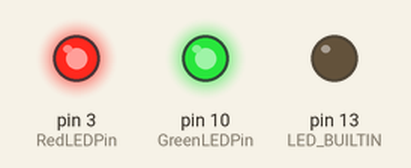
Recording of a sketch running on a simulated Arduino Uno, built with avr-gcc and run on an emulated ATmega328P. Parts: output pins drawn as LEDs (lit = HIGH). Random numbers use the default seed unless the sketch sets one; pins used as bus, display or sensor lines are not drawn; what the sketch prints to the serial monitor is not drawn.

Above: at 0.1 s.
At 1.6 s:
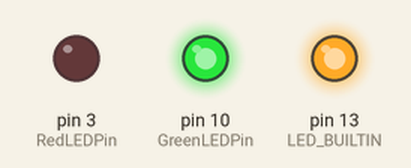
At 6.0 s:
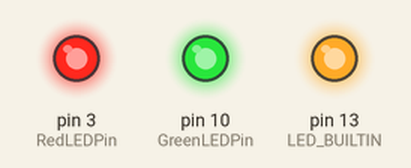
At 30.8 s:
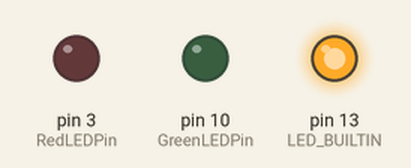
Timing chart, 0 to 40.0 s (numbered marks = the images above):
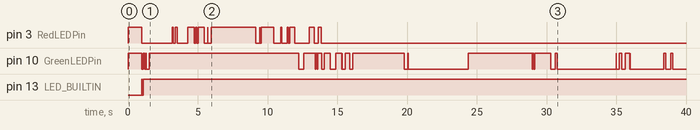

Measured:
- by itself, pin 13 (LED_BUILTIN): LOW → HIGH at 1.0 s, → LOW 0.03 s later, → HIGH 0.04 s later

The sketch:

PulseGenerator.ino
```cpp
#ifdef TEENSYDUINO
  #include <Entropy.h>
#endif

//Trivial Average Monte Carlo Randomizer for FCS on Teensy → 1D Simulator

/*
1. Every ms → one move → OSegment is checked for molecule → Returns Boolean
2. One interval of measurement is 100ms
3. Probality of 0.1 to be inside the Observation Segment (Veff)
*/

//Macrodefinations ----------------------------
#define OneD_PULSE_SERIALOUT 1     //Flag to Set/Unset TTL Serial Output
////////////////////////////////////////////////


//Board Controls -------------------------------
unsigned int pulseDuration = 5;       // In Microseconds ~ms
unsigned int MeasureInterval = 1000;  //In Microseconds → 1us

//Pins
const int TTLPin = 9;
const int RedLEDPin = 3;
const int GreenLEDPin = 10;
//////////////////////////////////////////////////

// Configuration Variables -------------------------
const int TotalSegment = 100;   //Total Length of the Line Segment
const int OBSegment = 10;        //Observation Segment Length
const int Walkers_No = 5;     //Number of Walkers/Molecules
const int StepSize = 1;         //Step Size for movement
///////////////////////////////////////////////////

// GlobalVariables --------------------------------
const int MaxWalkerIndex = Walkers_No - 1;
int Pos[Walkers_No];                          //Stores the walker's positions
bool InSegment[Walkers_No];                   //Stores if the variable is in observation segment
uint32_t measureIndex = 0;                //Index for 1 measurement Interval
unsigned int InSegmentParticles = 0;          //Keeps track of number of particles in Observation Segment
/////////////////////////////////////////////////////

//Loop Timing Variables//////////
uint32_t startMeasurementTime = 0;
uint32_t endMeasurementTime = 0;
uint32_t elapsedMeasurementTime = 0;

uint32_t startAveragingTime = 0;
uint32_t endAveragingTime = 0;
uint32_t elapsedAveragingTime = 0;
////////////////////////////////

//1
void setup() {

  //1.1
  //Set PinModes
  pinMode(TTLPin, OUTPUT);
  pinMode(RedLEDPin, OUTPUT);
  pinMode(GreenLEDPin, OUTPUT);
  pinMode(LED_BUILTIN, OUTPUT);

  //1.2
  //Test Code/////////////////
  digitalWrite(RedLEDPin, HIGH);
  digitalWrite(GreenLEDPin, HIGH);
  delay(1000);
  digitalWrite(RedLEDPin, LOW);
  digitalWrite(GreenLEDPin, LOW);
  //Serial.println("Serial Port Test");
  ////////////////////////

  //1.3
  //Initialize and seed random lib ---------------
  #ifdef TEENSYDUINO
    Entropy.Initialize();
    uint32_t seed_value = Entropy.random();
  #else
    uint32_t seed_value = analogRead(0);
  #endif

  //Seed Arduino PRNG library
  randomSeed(seed_value);
  ////////////////////////////////////////////////

  //Serial Initilization for Arduino
  #ifndef TEENSYDUINO
    Serial.begin(9600);
  #endif

  //1.4
  //Walker Position Initialization → Random
  for(int i = 0; i < Walkers_No; i++)
  {
    Pos[i] = random(0, TotalSegment);
    InSegment[i] = Pos[i] < OBSegment;
    //Serial.println(Pos[i]);
  }

  //1.5
  //InSegmentParticles Initalization → Simple Accumulate
  for(int i = 0; i < Walkers_No; i++)
  {
    InSegmentParticles += InSegment[i];
  }

  //1.6
  //Measure Init Timeperiod
  //lastMeasurementTime = micros();
  //lastAverageTime = millis();

  //----END

  //ArrayPrint(Pos, Walkers_No);

} //End of setup()


//2
void loop()
{
      //One measurement every millisecond
      startAveragingTime  = millis();
      elapsedMeasurementTime = 0;

        //Run Indicator LED
        digitalWrite(LED_BUILTIN, HIGH);

        startMeasurementTime = micros();
        //Move ------------------------------------------------------------
        //Select Random PID
        int partid = random(0, MaxWalkerIndex);

        //Move
        int sign = random(0, 2);
        sign += (!sign)*-1;
        Pos[partid] += sign*StepSize;

        //Periodic Boundary Condition
        Pos[partid] += (Pos[partid] >= TotalSegment)*(-TotalSegment) + (Pos[partid] < 0)*(TotalSegment);

        //Check If the Particle is within Observation Volume

        //A
        //Particle has entered the observation Volume
        if(Pos[partid] < OBSegment && !InSegment[partid])
        {
          InSegment[partid] = true;
          InSegmentParticles++;
        }

         //B
         //Particle has left the observation Volume
         if(Pos[partid] >= OBSegment && InSegment[partid])
         {
            InSegmentParticles--;
            InSegment[partid] = false;
         }

         //Move is complete ----------------------------------------------


         //Generate TTL Pulse ----------------------------------------------

         //Bring Down the OUT State to 0
         Serial.println(0);
         Serial.flush();

         if(InSegmentParticles > 0)
         {
           digitalWrite(TTLPin, HIGH);
           delayMicroseconds(pulseDuration);
           digitalWrite(TTLPin, LOW);

           #if OneD_PULSE_SERIALOUT == 1
           //Produce Serial Output of the Pulse
             Serial.println(1);
             Serial.flush();

           #endif
         }

         else
         {
            #if OneD_PULSE_SERIALOUT == 1
              Serial.println(0);
              Serial.flush();
            #endif
            delayMicroseconds(pulseDuration);

         }

         //Set-Unset Error State if there are more than 1 particle in the observation Segment
         digitalWrite(RedLEDPin, (InSegmentParticles > 1));   //More than one particle in observation segment
         digitalWrite(GreenLEDPin, (InSegmentParticles > 0)); //At least one particle present in Observation Segment

          //Update Time Variable
          measureIndex++; //Increment Measure Index

          //Set appropriate delay
          delayMicroseconds(MeasureInterval - (micros() - startMeasurementTime));

        //Turn Off the Run Indicator LED
         digitalWrite(LED_BUILTIN, LOW);

} //End of loop()


void ArrayPrint(long int *array, int size)
{
  for(int i = 0; i < size-1; i++)
  {
    Serial.print(array[i]);
    Serial.print(',');
  }
  Serial.print(array[size-1]);
  Serial.print('\n');
} //End of ArrayPrint()
```
